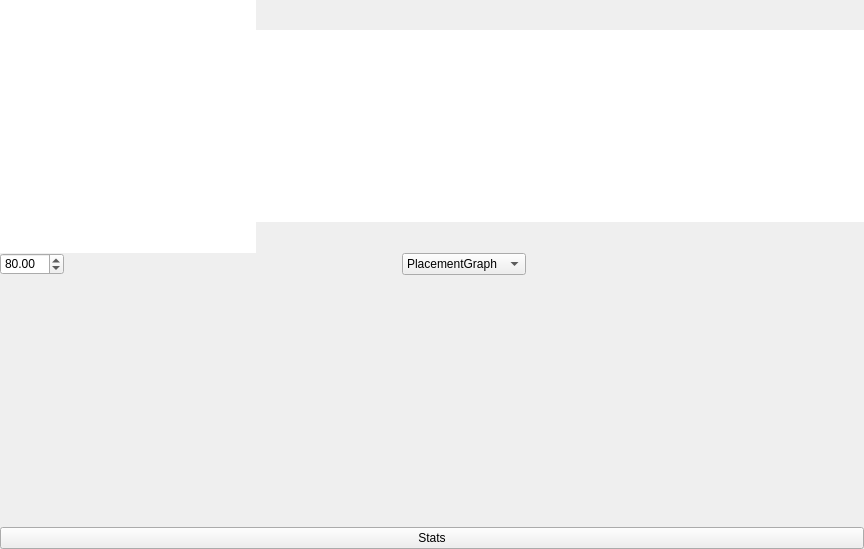
<?xml version="1.0" encoding="UTF-8"?>
<ui version="4.0">
 <class>LeagueWindow</class>
 <widget class="QMainWindow" name="LeagueWindow">
  <property name="geometry">
   <rect>
    <x>0</x>
    <y>0</y>
    <width>864</width>
    <height>549</height>
   </rect>
  </property>
  <property name="windowTitle">
   <string>LeagueWindow</string>
  </property>
  <property name="styleSheet">
   <string notr="true">QWidget#line, QWidget#line_2 {
	color: rgb(108,108,108);
}
QWidget#statusBar {
background: url(:/statusbar/dark-background.png) repeat-x;
}
QTableCornerButton::section {
border: none;
background: rgb(55,55,55);
}
QLabel#labelLength {
color:white;
}
 QLabel#labelClock {
color:white;
font-size: 19px;
}
QToolButton#toolButtonState, QToolButton#toolButtonToggleSidebar,  QToolButton#toolButtonAddRound, QToolButton#toolButtonAddDrinks, QToolButton#toolButtonAddSchmeisserei{
border: none;
background: none;
}
QSplitter:handle {
background-color: rgb(108,108,108);
}
QToolButton#pushButtonAddPlayers {
	color: white;
	border: 1px solid rgb(108,108,108);
	border-left: none;
	border-bottom: none;
	height: 32px;
	font-size: 14px;
}
PlayersListWidget {
	background-color: rgba(0,0,0,0);
	border:none;
	border-right: 1px solid rgb(108,108,108);
}
QCheckBox {
	color: white;
}
QLabel {
	color: white;
}
QWidget#widgetCreateGame {
	border-bottom: 1px solid rgb(108,108,108);
}</string>
  </property>
  <widget class="QWidget" name="centralwidget">
   <property name="styleSheet">
    <string notr="true"/>
   </property>
   <layout class="QVBoxLayout" name="verticalLayout_5">
    <property name="spacing">
     <number>0</number>
    </property>
    <property name="leftMargin">
     <number>0</number>
    </property>
    <property name="topMargin">
     <number>0</number>
    </property>
    <property name="rightMargin">
     <number>0</number>
    </property>
    <property name="bottomMargin">
     <number>0</number>
    </property>
    <item>
     <layout class="QHBoxLayout" name="horizontalLayout" stretch="0,1">
      <property name="spacing">
       <number>0</number>
      </property>
      <property name="topMargin">
       <number>0</number>
      </property>
      <item>
       <widget class="QTableView" name="tableViewPlayer">
        <property name="sizePolicy">
         <sizepolicy hsizetype="Maximum" vsizetype="Expanding">
          <horstretch>0</horstretch>
          <verstretch>0</verstretch>
         </sizepolicy>
        </property>
        <property name="maximumSize">
         <size>
          <width>16777215</width>
          <height>16777215</height>
         </size>
        </property>
        <property name="frameShape">
         <enum>QFrame::NoFrame</enum>
        </property>
        <property name="showGrid">
         <bool>false</bool>
        </property>
        <attribute name="horizontalHeaderDefaultSectionSize">
         <number>40</number>
        </attribute>
       </widget>
      </item>
      <item>
       <widget class="QTableView" name="tableViewPlacement">
        <property name="sizePolicy">
         <sizepolicy hsizetype="Expanding" vsizetype="Fixed">
          <horstretch>0</horstretch>
          <verstretch>0</verstretch>
         </sizepolicy>
        </property>
        <property name="autoFillBackground">
         <bool>true</bool>
        </property>
        <property name="frameShape">
         <enum>QFrame::NoFrame</enum>
        </property>
        <property name="verticalScrollBarPolicy">
         <enum>Qt::ScrollBarAlwaysOff</enum>
        </property>
        <property name="horizontalScrollBarPolicy">
         <enum>Qt::ScrollBarAlwaysOff</enum>
        </property>
        <property name="autoScroll">
         <bool>false</bool>
        </property>
        <property name="verticalScrollMode">
         <enum>QAbstractItemView::ScrollPerPixel</enum>
        </property>
        <property name="horizontalScrollMode">
         <enum>QAbstractItemView::ScrollPerPixel</enum>
        </property>
        <property name="showGrid">
         <bool>false</bool>
        </property>
        <property name="cornerButtonEnabled">
         <bool>false</bool>
        </property>
        <attribute name="horizontalHeaderDefaultSectionSize">
         <number>30</number>
        </attribute>
        <attribute name="verticalHeaderVisible">
         <bool>false</bool>
        </attribute>
       </widget>
      </item>
     </layout>
    </item>
    <item>
     <layout class="QHBoxLayout" name="horizontalLayout1">
      <property name="spacing">
       <number>-1</number>
      </property>
      <item>
       <widget class="QDoubleSpinBox" name="doubleSpinBoxFinishedGames">
        <property name="specialValueText">
         <string/>
        </property>
        <property name="maximum">
         <double>100.000000000000000</double>
        </property>
        <property name="singleStep">
         <double>1.000000000000000</double>
        </property>
        <property name="value">
         <double>80.000000000000000</double>
        </property>
       </widget>
      </item>
      <item>
       <spacer name="horizontalSpacer_2">
        <property name="orientation">
         <enum>Qt::Horizontal</enum>
        </property>
        <property name="sizeHint" stdset="0">
         <size>
          <width>40</width>
          <height>20</height>
         </size>
        </property>
       </spacer>
      </item>
      <item>
       <widget class="QComboBox" name="comboBoxAverage">
        <property name="sizeAdjustPolicy">
         <enum>QComboBox::AdjustToContents</enum>
        </property>
        <item>
         <property name="text">
          <string>PlacementGraph</string>
         </property>
        </item>
        <item>
         <property name="text">
          <string>TotalPointsGraph</string>
         </property>
        </item>
        <item>
         <property name="text">
          <string>PointsGraph</string>
         </property>
        </item>
        <item>
         <property name="text">
          <string>AverageGraph</string>
         </property>
        </item>
       </widget>
      </item>
      <item>
       <spacer name="horizontalSpacer">
        <property name="orientation">
         <enum>Qt::Horizontal</enum>
        </property>
        <property name="sizeHint" stdset="0">
         <size>
          <width>40</width>
          <height>20</height>
         </size>
        </property>
       </spacer>
      </item>
     </layout>
    </item>
    <item>
     <widget class="ScrollArea" name="scrollAreaGraph">
      <property name="styleSheet">
       <string notr="true"/>
      </property>
      <property name="frameShape">
       <enum>QFrame::NoFrame</enum>
      </property>
      <property name="verticalScrollBarPolicy">
       <enum>Qt::ScrollBarAlwaysOff</enum>
      </property>
      <property name="horizontalScrollBarPolicy">
       <enum>Qt::ScrollBarAlwaysOff</enum>
      </property>
      <property name="widgetResizable">
       <bool>true</bool>
      </property>
      <widget class="GraphAxis" name="scrollAreaWidgetContents">
       <property name="geometry">
        <rect>
         <x>0</x>
         <y>0</y>
         <width>864</width>
         <height>243</height>
        </rect>
       </property>
       <layout class="QHBoxLayout" name="horizontalLayout_3" stretch="0,0">
        <property name="spacing">
         <number>0</number>
        </property>
        <property name="leftMargin">
         <number>0</number>
        </property>
        <property name="topMargin">
         <number>0</number>
        </property>
        <property name="rightMargin">
         <number>0</number>
        </property>
        <property name="bottomMargin">
         <number>0</number>
        </property>
        <item>
         <widget class="GraphAxis" name="graphAxis" native="true">
          <layout class="QVBoxLayout" name="verticalLayout_3"/>
         </widget>
        </item>
        <item>
         <widget class="LeagueGraphWidget" name="graphWidget" native="true">
          <property name="sizePolicy">
           <sizepolicy hsizetype="MinimumExpanding" vsizetype="Preferred">
            <horstretch>0</horstretch>
            <verstretch>0</verstretch>
           </sizepolicy>
          </property>
          <property name="minimumSize">
           <size>
            <width>0</width>
            <height>0</height>
           </size>
          </property>
          <layout class="QHBoxLayout" name="horizontalLayout"/>
         </widget>
        </item>
       </layout>
      </widget>
     </widget>
    </item>
    <item>
     <layout class="QVBoxLayout" name="verticalLayout">
      <item>
       <widget class="QPushButton" name="pushButtonStats">
        <property name="sizePolicy">
         <sizepolicy hsizetype="Expanding" vsizetype="Fixed">
          <horstretch>0</horstretch>
          <verstretch>0</verstretch>
         </sizepolicy>
        </property>
        <property name="text">
         <string>Stats</string>
        </property>
       </widget>
      </item>
     </layout>
    </item>
   </layout>
  </widget>
 </widget>
 <customwidgets>
  <customwidget>
   <class>GraphAxis</class>
   <extends>QWidget</extends>
   <header location="global">ui/game/graphaxis.h</header>
   <container>1</container>
  </customwidget>
  <customwidget>
   <class>ScrollArea</class>
   <extends>QScrollArea</extends>
   <header location="global">ui/widgets/scrollarea.h</header>
   <container>1</container>
  </customwidget>
  <customwidget>
   <class>LeagueGraphWidget</class>
   <extends>QWidget</extends>
   <header>ui/league/leaguegraphwidget.h</header>
  </customwidget>
 </customwidgets>
 <resources/>
 <connections/>
</ui>
